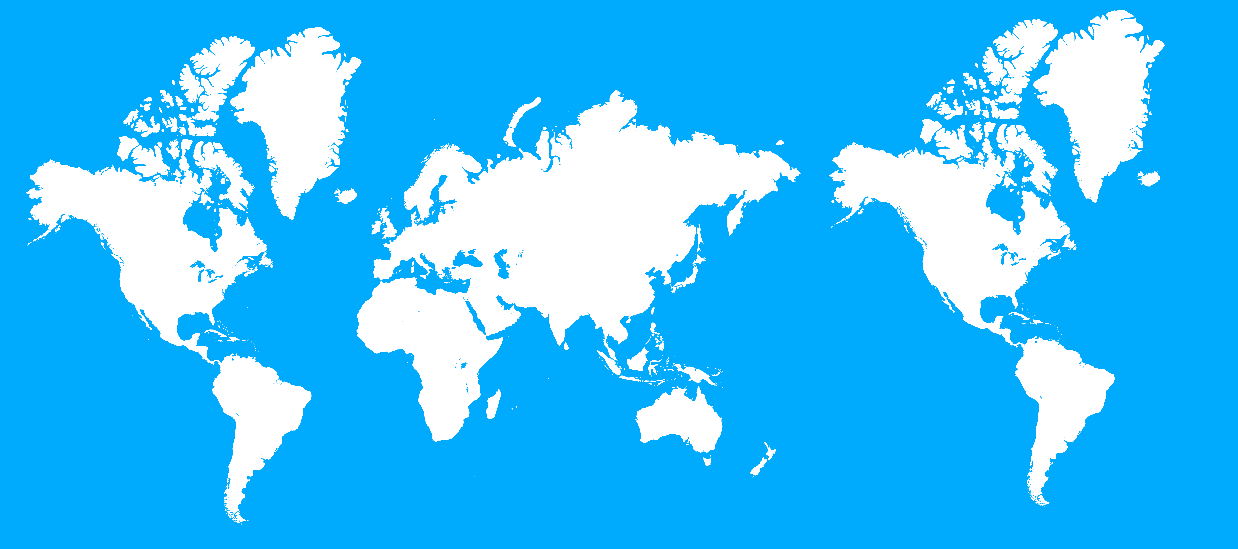
#> input picture Attempt 2/data/world double 4x smaller.png, 1238 x 549 px
$ python create_grid_from_map.py
#> lines starting #> are read from the running program, lines starting #| are printed output that depends on the picture; after the words box and inside, x2 and y2 are one past the last pixel; in counts of white or black regions, pixels touching at a corner belong together
### Attempt 2/tile_map_creator/cost_grid_creator.py
from PIL import Image
import numpy as np

class CostGridCreator:
    def __init__(self, tile_size, sea_cost, land_cost):
        self.tile_size = tile_size
        self.sea_cost = sea_cost
        self.land_cost = land_cost

    def load_image(self, image_path):
#> called with image_path = '../data/world double 4x smaller.png'
        image = Image.open(image_path)
#> image is the input picture: PIL image 1238x549 P; mean R, G, B 63.3, 191.8, 254.2
        image = image.convert('RGB')
        return np.array(image)

    def create_cost_grid(self, image_array):
        rows, cols, _ = image_array.shape
#> rows = 549; cols = 1238
        grid_rows = rows // self.tile_size
#> grid_rows = 274
        grid_cols = cols // self.tile_size
#> grid_cols = 619

        cost_grid = np.zeros((grid_rows, grid_cols))

        for i in range(grid_rows):
            for j in range(grid_cols):
                tile = image_array[i * self.tile_size:(i + 1) * self.tile_size,
                       j * self.tile_size:(j + 1) * self.tile_size]
                avg_color = tile.mean(axis=(0, 1))
                if np.allclose(avg_color, [255, 255, 255]):  # White (Land)
                    cost_grid[i, j] = self.land_cost
                elif np.allclose(avg_color, [0, 0, 255]):  # Blue (Sea)
                    cost_grid[i, j] = self.sea_cost
                else:
                    if avg_color[2] > avg_color[0] and avg_color[2] > avg_color[1]:
                        cost_grid[i, j] = self.sea_cost  # Predominantly blue
                    else:
                        cost_grid[i, j] = self.land_cost  # Predominantly white
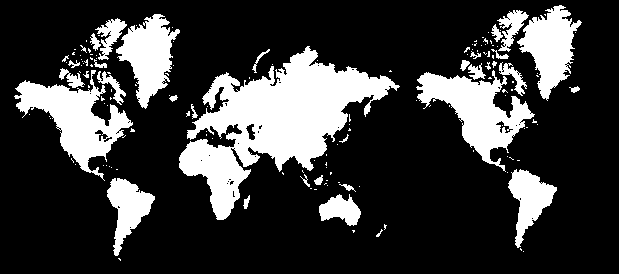
#> cost_grid: shape (274, 619) float64; values 1.5 (black) and 29.98 (white), 22.8% white; 154 white regions (120 under 20 px), largest, box (x1, y1, x2, y2) and area: (179, 46, 400, 220) 15138, (14, 70, 133, 181) 4760, (416, 70, 535, 172) 4741

        return cost_grid

### Attempt 2/tile_map_creator/tile_map_visualizer.py
import matplotlib.pyplot as plt

class MapVisualizer:
    def __init__(self, cost_grid):
        self.cost_grid = cost_grid

    def visualize(self, output_path):
#> called with output_path = '../data/2pix tile world 4x smaller.png'
        plt.imshow(self.cost_grid, cmap='coolwarm', interpolation='nearest')
        plt.colorbar(label='Travel Cost')
        plt.title('Travel Cost Map')
        plt.savefig(output_path)
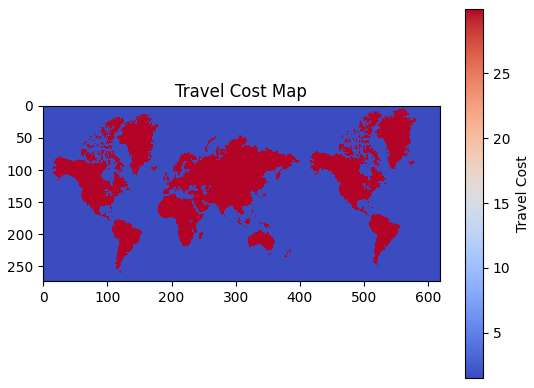
#> figure drawn by matplotlib, 2 panels
        plt.show()

### Attempt 2/tile_map_creator/create_grid_from_map.py
from cost_grid_creator import CostGridCreator
from tile_map_visualizer import MapVisualizer
import pandas as pd

def do_europe():
    image_path = '../data/europe_clean.png'  # Replace with the path to your image
    tile_size = 2  # each tile is this many pixels
    distance_per_pixel = 5.13  # distance of one pixel on the map in kilometers, change this according to map used
    sea_cost_per_tonne_km = 0.02  # cost is 0.02 CO2eq per tonne-kilometer, according to ourworldindata.org
    land_cost_per_tonne_km = 0.4  # cost is 0.4 CO2eq per tonne-kilometer, according to ourworldindata.org
    sea_cost_per_tonne_per_tile = sea_cost_per_tonne_km * tile_size * distance_per_pixel
    land_cost_per_tonne_per_tile = land_cost_per_tonne_km * tile_size * distance_per_pixel

    output_path_img = f'../data/{tile_size}pix tile europe clean.png'  # Replace with desired output path
    output_path_csv = f'../data/{tile_size}pix tile europe clean.csv'

    # Create the cost grid, costs are in CO2eq per tonne per tile
    cost_grid_creator = CostGridCreator(tile_size, sea_cost_per_tonne_per_tile, land_cost_per_tonne_per_tile)
    image_array = cost_grid_creator.load_image(image_path)
    cost_grid = cost_grid_creator.create_cost_grid(image_array)
    pd.DataFrame(cost_grid).to_csv(output_path_csv)

    # Visualize the cost grid
    visualizer = MapVisualizer(cost_grid)
    visualizer.visualize(output_path_img)

def do_world():
    image_path = '../data/world double 4x smaller.png'  # Replace with the path to your image
    tile_size = 2  # each tile is this many pixels
    distance_per_pixel = 9.37*4  # distance of one pixel on the map in kilometers, change this according to map used
    sea_cost_per_tonne_km = 0.02  # cost is 0.02 CO2eq per tonne-kilometer, according to ourworldindata.org
    land_cost_per_tonne_km = 0.4  # cost is 0.4 CO2eq per tonne-kilometer, according to ourworldindata.org
    sea_cost_per_tonne_per_tile = sea_cost_per_tonne_km * tile_size * distance_per_pixel
    land_cost_per_tonne_per_tile = land_cost_per_tonne_km * tile_size * distance_per_pixel

    output_path_img = f'../data/{tile_size}pix tile world 4x smaller.png'  # Replace with desired output path
    output_path_csv = f'../data/{tile_size}pix tile world 4x smaller.csv'

    # Create the cost grid, costs are in CO2eq per tonne per tile
    cost_grid_creator = CostGridCreator(tile_size, sea_cost_per_tonne_per_tile, land_cost_per_tonne_per_tile)
    image_array = cost_grid_creator.load_image(image_path)
    cost_grid = cost_grid_creator.create_cost_grid(image_array)
    pd.DataFrame(cost_grid).to_csv(output_path_csv)

    # Visualize the cost grid
    visualizer = MapVisualizer(cost_grid)
    visualizer.visualize(output_path_img)

if __name__ == '__main__':
    # Configuration for europe
    do_world()
    print("finished")
